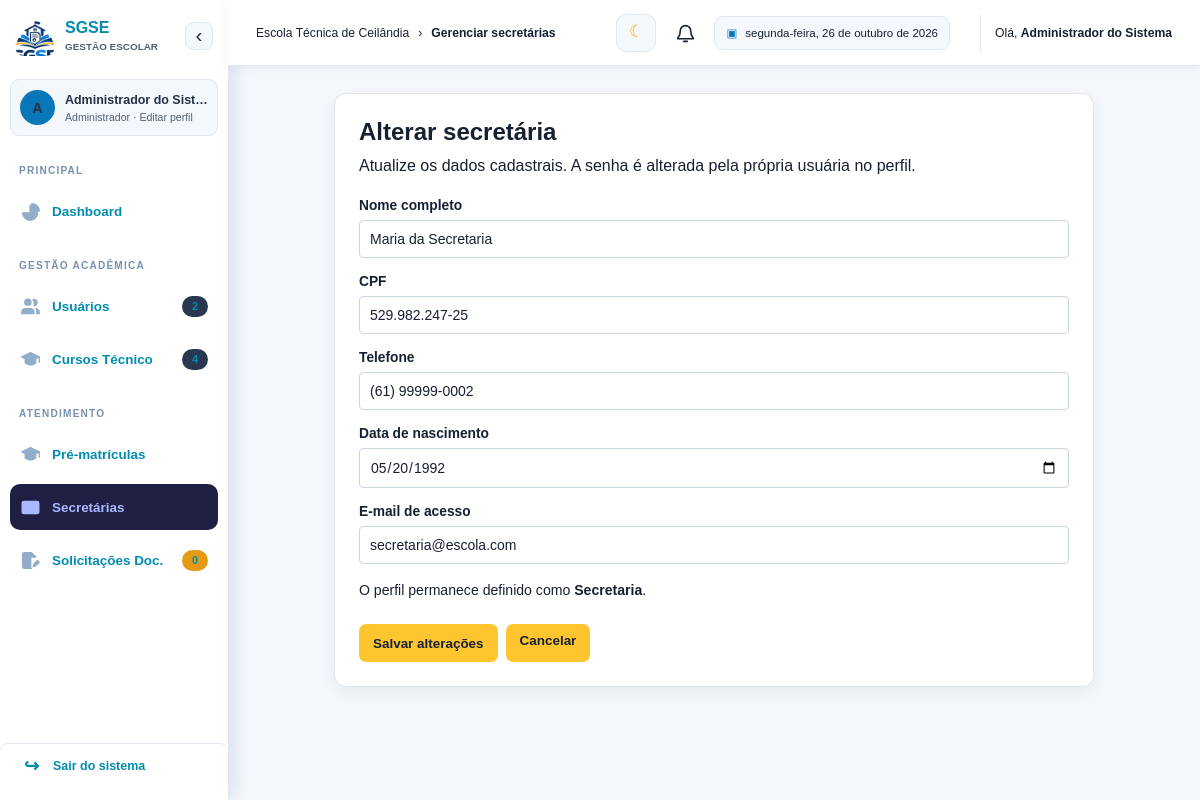
Screenshot of /view/admin/editar_secretaria.php?id=2 (signed in) with the database file from the repository.
### tables this page shows
CREATE TABLE usuarios (
    id_usuario INT AUTO_INCREMENT PRIMARY KEY,
    id_pessoa INT NOT NULL UNIQUE,
    id_perfil INT NOT NULL,
    email VARCHAR(100) NOT NULL UNIQUE,
    senha VARCHAR(255) NOT NULL,
    foto_perfil VARCHAR(255),
    cargo VARCHAR(100),
    setor VARCHAR(100),
    status ENUM('Ativo', 'Inativo') DEFAULT 'Ativo',
    criado_em TIMESTAMP DEFAULT CURRENT_TIMESTAMP,

    CONSTRAINT fk_usuario_pessoa
        FOREIGN KEY (id_pessoa)
        REFERENCES pessoas(id_pessoa)
        ON DELETE RESTRICT,

    CONSTRAINT fk_usuario_perfil
        FOREIGN KEY (id_perfil)
        REFERENCES perfis(id_perfil)
        ON DELETE RESTRICT
);

CREATE TABLE pessoas (
    id_pessoa INT AUTO_INCREMENT PRIMARY KEY,
    nome VARCHAR(100) NOT NULL,
    cpf VARCHAR(14) NOT NULL UNIQUE,
    telefone VARCHAR(20),
    data_nascimento DATE,
    criado_em TIMESTAMP DEFAULT CURRENT_TIMESTAMP
);

### model/dao/Conexao.php (called while the page is built, shortened)
<?php
if (!class_exists('Conexao')) {
    class Conexao {
        private static $instance = null;
        public static function getConexao() {
            if (!isset(self::$instance)) {
                $host     = "localhost";
                $dbname   = "secretaria_db";
                $usuario  = "root";
                $senha    = "";
                try {
                    self::$instance = new PDO(
                        "mysql:host={$host};dbname={$dbname};charset=utf8mb4",
                        $usuario,
                        $senha
                    );
                    self::$instance->setAttribute(PDO::ATTR_ERRMODE, PDO::ERRMODE_EXCEPTION);
                    self::$instance->setAttribute(PDO::ATTR_DEFAULT_FETCH_MODE, PDO::FETCH_ASSOC);
                } catch (PDOException $e) {
                    die("Erro na conexão com o banco de dados: " . $e->getMessage());
                }
            }
            return self::$instance;
        }
    }
}

### model/dao/UsuarioDAO.php (called while the page is built, shortened)
<?php
require_once __DIR__ . '/Conexao.php';
class UsuarioDAO {
    public function buscarSecretariaPorId(int $id): ?array {
        try {
            $stmt = Conexao::getConexao()->prepare(
                "SELECT u.id_usuario AS id, p.nome, p.cpf, p.telefone,
                        p.data_nascimento, u.email, u.foto_perfil, u.status
                 FROM usuarios u
                 INNER JOIN pessoas p ON p.id_pessoa = u.id_pessoa
                 WHERE u.id_usuario = ? AND u.id_perfil = 2"
            );
            $stmt->execute([$id]);
            return $stmt->fetch(PDO::FETCH_ASSOC) ?: null;
        } catch (PDOException $e) {
            error_log('Erro ao consultar secretaria: ' . $e->getMessage());
            throw new RuntimeException('Não foi possível consultar a secretaria.', 0, $e);
        }
    }
}
?>

### controller/UsuarioController.php (called while the page is built, shortened)
<?php
require_once __DIR__ . '/../model/dao/UsuarioDAO.php';
class UsuarioController {
    public function buscarSecretariaPorId(int $id): ?array {
        return (new UsuarioDAO())->buscarSecretariaPorId($id);
    }
}
?>

### view/admin/editar_secretaria.php (the view, shortened to what this page needs)
<?php
require_once __DIR__ . '/../../model/dao/Conexao.php';
require_once __DIR__ . '/../../model/dao/UsuarioDAO.php';
require_once __DIR__ . '/../../controller/UsuarioController.php';
$id = filter_var($_GET['id'] ?? null, FILTER_VALIDATE_INT);
$secretaria = null;
if ($id && $id > 0) {
    try {
        $secretaria = (new UsuarioController())->buscarSecretariaPorId($id);
    } catch (RuntimeException $e) {
        $erroConsulta = true;
    }
}
include __DIR__ . '/../includes/topo.php';
?>
<div class="admin-workspace">
    <?php include __DIR__ . '/../includes/menu_administrativo.php'; ?>
    <div class="admin-workspace-content">
        <?php if ($secretaria): ?>
            <section class="secretary-form-card card">
                <header>
                    <h1>Alterar secretária</h1>
                    <p>Atualize os dados cadastrais. A senha é alterada pela própria usuária no perfil.</p>
                </header>
                <form action="../../controller/UsuarioController.php" method="POST" class="secretary-form">
                    <label for="nome">Nome completo</label>
                    <input type="text" id="nome" name="nome" maxlength="100" value="<?= htmlspecialchars($secretaria['nome'], ENT_QUOTES, 'UTF-8') ?>" required>
                    <label for="cpf">CPF</label>
                    <input type="text" id="cpf" name="cpf" maxlength="14" inputmode="numeric" value="<?= htmlspecialchars($secretaria['cpf'], ENT_QUOTES, 'UTF-8') ?>" required>
                    <label for="telefone">Telefone</label>
                    <input type="tel" id="telefone" name="telefone" maxlength="20" value="<?= htmlspecialchars($secretaria['telefone'] ?? '', ENT_QUOTES, 'UTF-8') ?>" required>
                    <label for="data_nascimento">Data de nascimento</label>
                    <input type="date" id="data_nascimento" name="data_nascimento" max="<?= date('Y-m-d') ?>" value="<?= htmlspecialchars($secretaria['data_nascimento'] ?? '', ENT_QUOTES, 'UTF-8') ?>" required>
                    <label for="email">E-mail de acesso</label>
                    <input type="email" id="email" name="email" maxlength="100" value="<?= htmlspecialchars($secretaria['email'], ENT_QUOTES, 'UTF-8') ?>" required>
                    <p class="secretary-role-note">O perfil permanece definido como <strong>Secretaria</strong>.</p>
                    <div class="secretary-form-actions">
                        <button type="submit" name="btn_atualizar_secretaria">Salvar alterações</button>
                        <a class="btn secretary-secondary-button" href="secretarias.php?ver=<?= (int)$secretaria['id'] ?>">Cancelar</a>
                    </div>
                </form>
            </section>
        <?php endif; ?>
    </div>
</div>
</main>
</body>
</html>

### assets/css/estilo_topo.css (style rules this page uses)
body { margin: 0; padding: 0; }

### assets/css/estilo_tema_sistema.css (style rules this page uses)
body.manager-body { --tema-fundo: #f4f7fb; --tema-superficie: #ffffff; --tema-superficie-secundaria: #f4f7fb; --tema-cabecalho: #ffffff; --tema-texto: #172033; --tema-texto-secundario: #526075; --tema-borda: #e0e7ef; --tema-campo: #ffffff; --tema-campo-borda: #cbd5e1; --tema-link: #008cae; --tema-destaque: #ffc52e; --tema-sidebar: #ffffff; --tema-sidebar-texto: #253146; --tema-sombra: 0 6px 18px rgba(23, 32, 51, 0.06); color: var(--tema-texto); background: var(--tema-fundo); }
body.manager-body, body.manager-body .conteudo-principal { color: var(--tema-texto); background-color: var(--tema-fundo); }
body.manager-body .conteudo-principal * { color: var(--tema-texto); }
body.manager-body .conteudo-principal :is( .card, .admin-welcome, .workflow-header, .admin-date-card, .admin-stat-card, .admin-panel, .admin-status-donut > div, .admin-list-panel, .admin-list-filters, .secretary-person-card, .secretary-management .card, .secretary-form-card, .course-card, .course-list-card, .service-request-panel, .service-request-card, .user-home-card, .profile-card, .profile-photo-panel, .applicant-card, .application-documents, .personal-data div, .application-summary span, .workflow-course-content ) { color: var(--tema-texto); background: var(--tema-superficie); border-color: var(--tema-borda); box-shadow: var(--tema-sombra); }
body.manager-body .conteudo-principal :is( .admin-welcome, .admin-date-card, .admin-stat-card, .admin-panel, .admin-list-panel, .admin-list-filters, .secretary-person-card, .secretary-management .card, .secretary-form-card, .course-card, .course-list-card, .service-request-panel, .service-request-card, .user-home-card, .profile-card, .applicant-card ) :is(h1, h2, h3, h4, strong, label, p, small, span, dt, dd) { color: inherit; }
body.manager-body .conteudo-principal :is(input, select, textarea) { color: var(--tema-texto); background-color: var(--tema-campo); border-color: var(--tema-campo-borda); }
body.manager-body .conteudo-principal :is(input, textarea)::placeholder { color: var(--tema-texto-secundario); opacity: 1; }
body.manager-body .conteudo-principal :is(.btn, button[type="submit"]) { color: #172033; background-color: var(--tema-destaque); }
body.manager-body .conteudo-principal :is(.btn, button[type="submit"]):hover { background-color: #ffae08; }

### rows the page displays
usuarios: nome "Maria da Secretaria", cpf "529.982.247-25", telefone "(61) 99999-0002", data_nascimento "05/20/1992", email "secretaria@escola.com"

### other values shown
$rotuloPagina "Gerenciar secretárias"
$_SESSION['usuario_nome'] "Administrador do Sistema"
mb_strtoupper(mb_substr($nomeUsuarioMenu, 0, 1, 'UTF-8'), 'UTF-8') "A"
$nomeUsuarioMenu "Administrador do Sist…"
$nomePerfilMenu "Administrador"
$formatarContadorMenu($contadoresMenu['usuarios'] ?? 0) "2"
$formatarContadorMenu($contadoresMenu['cursos'] ?? 0) "4"
$formatarContadorMenu($contadoresMenu['solicitacoes'] ?? 0) "0"
